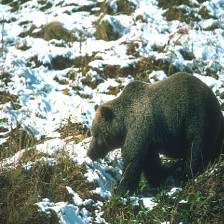
#> input picture app/models/DEEP_STEGO/test/images/100098.jpg, 224 x 224 px
$ python logistic_map.py
#> lines starting #> are read from the running program, lines starting #| are printed output that depends on the picture
#> the answer given: ../../DEEP_STEGO/test/images/100098.jpg
import numpy as np
from PIL import Image
from tkinter import filedialog


def logistic_map(x, r):
    return r*x*(1-x)


# [48 lines left out: function encrypt, not called in this run]


def decrypt(image_path):
#> called with image_path = '../../DEEP_STEGO/test/images/100098.jpg'
    r, x0 = 3.9, 0.5
    # Load the encrypted image
    encrypted_img = Image.open(image_path)
#> encrypted_img is the input picture: PIL image 224x224 RGB; mean R, G, B 124.9, 135.2, 125

    # Convert the image to a NumPy array
    encrypted_pixels = np.array(encrypted_img)

    # Flatten the array
    encrypted_pixels = encrypted_pixels.reshape(-1, 3)

    # Reverse the permutation step
    permutation_indices = np.argsort(np.random.permutation(len(encrypted_pixels)))
    encrypted_pixels = encrypted_pixels[permutation_indices]

    # Generate the chaotic sequence for each channel
    sequences = []
    for _ in range(3):
        sequence = []
        x = x0
        for _ in range(len(encrypted_pixels)):
            x = logistic_map(x, r)
            sequence.append(x)
        sequences.append(sequence)

    # Expand the sequences for key generation
    expanded_sequences = np.array(sequences) * 255

    # Transpose and reshape the expanded sequences to match the shape of encrypted_pixels
    expanded_sequences = expanded_sequences.transpose(1, 0).reshape(encrypted_pixels.shape)

    # Decrypt each pixel
    decrypted_pixels = np.bitwise_xor(encrypted_pixels, expanded_sequences.astype(int))

    # Reshape the decrypted pixels back to the original image shape
    decrypted_pixels = decrypted_pixels.reshape(encrypted_img.size[0], encrypted_img.size[1], 3)
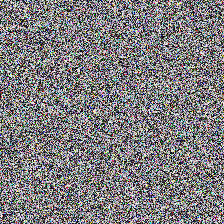
#> decrypted_pixels: shape (224, 224, 3) int64; mean R, G, B 126.2, 124, 126.5

    # Create a decrypted image from the decrypted pixels
    decrypted_image = Image.fromarray(decrypted_pixels.astype('uint8'), "RGB")

    # save the encrypted image
    decrypted_image.save("output_decrypted.png")


print("input the image filename")
filename = filedialog.askopenfilename(title="Select Image", filetypes=(
("PNG files", "*.png"), ("JPEG files", "*.jpg;*.jpeg"), ("All files", "*.*")))
decrypt(filename)

$ run again, on app/models/DEEP_STEGO/test/images/103006.jpg
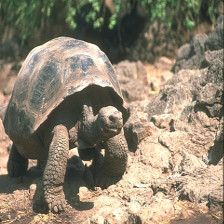
#> input picture app/models/DEEP_STEGO/test/images/103006.jpg, 224 x 224 px
#> in decrypt, encrypted_img is the input picture: PIL image 224x224 RGB; mean R, G, B 140.2, 129.9, 110.8
#> in decrypt, `decrypted_pixels = decrypted_pixels.reshape(encrypted_img.size[0], enc..`:
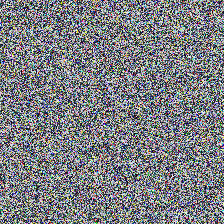
#> decrypted_pixels: shape (224, 224, 3) int64; mean R, G, B 124.1, 126, 130.6

$ run again, on app/models/DEEP_STEGO/test/images/103029.jpg
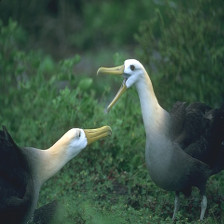
#> input picture app/models/DEEP_STEGO/test/images/103029.jpg, 224 x 224 px
#> in decrypt, encrypted_img is the input picture: PIL image 224x224 RGB; mean R, G, B 60.3, 84.3, 68.5
#> in decrypt, `decrypted_pixels = decrypted_pixels.reshape(encrypted_img.size[0], enc..`:
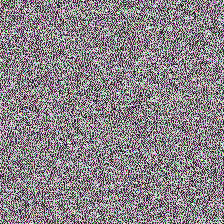
#> decrypted_pixels: shape (224, 224, 3) int64; mean R, G, B 138.5, 131, 136

$ run again, on app/models/DEEP_STEGO/test/images/104010.jpg
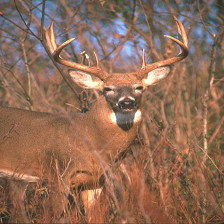
#> input picture app/models/DEEP_STEGO/test/images/104010.jpg, 224 x 224 px
#> in decrypt, encrypted_img is the input picture: PIL image 224x224 RGB; mean R, G, B 143.4, 108, 87.6
#> in decrypt, `decrypted_pixels = decrypted_pixels.reshape(encrypted_img.size[0], enc..`:
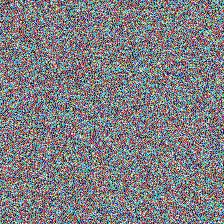
#> decrypted_pixels: shape (224, 224, 3) int64; mean R, G, B 126.8, 126.2, 130.4
